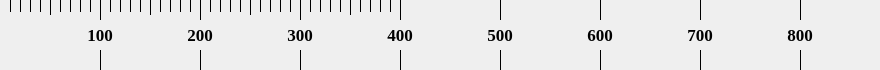
<?xml version="1.0" encoding="UTF-8"?>
<ui version="4.0">
 <class>Ruler</class>
 <widget class="QWidget" name="Ruler">
  <property name="geometry">
   <rect>
    <x>0</x>
    <y>0</y>
    <width>880</width>
    <height>70</height>
   </rect>
  </property>
  <property name="windowTitle">
   <string>Form</string>
  </property>
  <widget class="Line" name="line_100">
   <property name="geometry">
    <rect>
     <x>99</x>
     <y>0</y>
     <width>3</width>
     <height>20</height>
    </rect>
   </property>
   <property name="frameShadow">
    <enum>QFrame::Plain</enum>
   </property>
   <property name="orientation">
    <enum>Qt::Vertical</enum>
   </property>
  </widget>
  <widget class="Line" name="line_200">
   <property name="geometry">
    <rect>
     <x>199</x>
     <y>0</y>
     <width>3</width>
     <height>20</height>
    </rect>
   </property>
   <property name="frameShadow">
    <enum>QFrame::Plain</enum>
   </property>
   <property name="orientation">
    <enum>Qt::Vertical</enum>
   </property>
  </widget>
  <widget class="Line" name="line_300">
   <property name="geometry">
    <rect>
     <x>299</x>
     <y>0</y>
     <width>3</width>
     <height>20</height>
    </rect>
   </property>
   <property name="frameShadow">
    <enum>QFrame::Plain</enum>
   </property>
   <property name="orientation">
    <enum>Qt::Vertical</enum>
   </property>
  </widget>
  <widget class="Line" name="line_400">
   <property name="geometry">
    <rect>
     <x>399</x>
     <y>0</y>
     <width>3</width>
     <height>20</height>
    </rect>
   </property>
   <property name="frameShadow">
    <enum>QFrame::Plain</enum>
   </property>
   <property name="orientation">
    <enum>Qt::Vertical</enum>
   </property>
  </widget>
  <widget class="Line" name="line_500">
   <property name="geometry">
    <rect>
     <x>499</x>
     <y>0</y>
     <width>3</width>
     <height>20</height>
    </rect>
   </property>
   <property name="frameShadow">
    <enum>QFrame::Plain</enum>
   </property>
   <property name="orientation">
    <enum>Qt::Vertical</enum>
   </property>
  </widget>
  <widget class="Line" name="line_600">
   <property name="geometry">
    <rect>
     <x>599</x>
     <y>0</y>
     <width>3</width>
     <height>20</height>
    </rect>
   </property>
   <property name="frameShadow">
    <enum>QFrame::Plain</enum>
   </property>
   <property name="orientation">
    <enum>Qt::Vertical</enum>
   </property>
  </widget>
  <widget class="Line" name="line_700">
   <property name="geometry">
    <rect>
     <x>699</x>
     <y>0</y>
     <width>3</width>
     <height>20</height>
    </rect>
   </property>
   <property name="frameShadow">
    <enum>QFrame::Plain</enum>
   </property>
   <property name="orientation">
    <enum>Qt::Vertical</enum>
   </property>
  </widget>
  <widget class="QLabel" name="label">
   <property name="geometry">
    <rect>
     <x>80</x>
     <y>28</y>
     <width>40</width>
     <height>13</height>
    </rect>
   </property>
   <property name="font">
    <font>
     <family>Times New Roman</family>
     <pointsize>13</pointsize>
     <weight>75</weight>
     <bold>true</bold>
    </font>
   </property>
   <property name="text">
    <string>100</string>
   </property>
   <property name="alignment">
    <set>Qt::AlignCenter</set>
   </property>
  </widget>
  <widget class="QLabel" name="label_2">
   <property name="geometry">
    <rect>
     <x>180</x>
     <y>28</y>
     <width>40</width>
     <height>13</height>
    </rect>
   </property>
   <property name="font">
    <font>
     <family>Times New Roman</family>
     <pointsize>13</pointsize>
     <weight>75</weight>
     <bold>true</bold>
    </font>
   </property>
   <property name="text">
    <string>200</string>
   </property>
   <property name="alignment">
    <set>Qt::AlignCenter</set>
   </property>
  </widget>
  <widget class="QLabel" name="label_3">
   <property name="geometry">
    <rect>
     <x>280</x>
     <y>28</y>
     <width>40</width>
     <height>13</height>
    </rect>
   </property>
   <property name="font">
    <font>
     <family>Times New Roman</family>
     <pointsize>13</pointsize>
     <weight>75</weight>
     <bold>true</bold>
    </font>
   </property>
   <property name="text">
    <string>300</string>
   </property>
   <property name="alignment">
    <set>Qt::AlignCenter</set>
   </property>
  </widget>
  <widget class="QLabel" name="label_4">
   <property name="geometry">
    <rect>
     <x>380</x>
     <y>28</y>
     <width>40</width>
     <height>13</height>
    </rect>
   </property>
   <property name="font">
    <font>
     <family>Times New Roman</family>
     <pointsize>13</pointsize>
     <weight>75</weight>
     <bold>true</bold>
    </font>
   </property>
   <property name="text">
    <string>400</string>
   </property>
   <property name="alignment">
    <set>Qt::AlignCenter</set>
   </property>
  </widget>
  <widget class="QLabel" name="label_5">
   <property name="geometry">
    <rect>
     <x>480</x>
     <y>28</y>
     <width>40</width>
     <height>13</height>
    </rect>
   </property>
   <property name="font">
    <font>
     <family>Times New Roman</family>
     <pointsize>13</pointsize>
     <weight>75</weight>
     <bold>true</bold>
    </font>
   </property>
   <property name="text">
    <string>500</string>
   </property>
   <property name="alignment">
    <set>Qt::AlignCenter</set>
   </property>
  </widget>
  <widget class="QLabel" name="label_6">
   <property name="geometry">
    <rect>
     <x>580</x>
     <y>28</y>
     <width>40</width>
     <height>13</height>
    </rect>
   </property>
   <property name="font">
    <font>
     <family>Times New Roman</family>
     <pointsize>13</pointsize>
     <weight>75</weight>
     <bold>true</bold>
    </font>
   </property>
   <property name="text">
    <string>600</string>
   </property>
   <property name="alignment">
    <set>Qt::AlignCenter</set>
   </property>
  </widget>
  <widget class="QLabel" name="label_7">
   <property name="geometry">
    <rect>
     <x>680</x>
     <y>28</y>
     <width>40</width>
     <height>13</height>
    </rect>
   </property>
   <property name="font">
    <font>
     <family>Times New Roman</family>
     <pointsize>13</pointsize>
     <weight>75</weight>
     <bold>true</bold>
    </font>
   </property>
   <property name="text">
    <string>700</string>
   </property>
   <property name="alignment">
    <set>Qt::AlignCenter</set>
   </property>
  </widget>
  <widget class="QLabel" name="label_8">
   <property name="geometry">
    <rect>
     <x>0</x>
     <y>0</y>
     <width>880</width>
     <height>70</height>
    </rect>
   </property>
   <property name="text">
    <string/>
   </property>
   <property name="pixmap">
    <pixmap>../../Graphics/ruler.png</pixmap>
   </property>
   <property name="scaledContents">
    <bool>true</bool>
   </property>
  </widget>
  <widget class="Line" name="line_800">
   <property name="geometry">
    <rect>
     <x>799</x>
     <y>0</y>
     <width>3</width>
     <height>20</height>
    </rect>
   </property>
   <property name="frameShadow">
    <enum>QFrame::Plain</enum>
   </property>
   <property name="orientation">
    <enum>Qt::Vertical</enum>
   </property>
  </widget>
  <widget class="QLabel" name="label_9">
   <property name="geometry">
    <rect>
     <x>780</x>
     <y>28</y>
     <width>40</width>
     <height>13</height>
    </rect>
   </property>
   <property name="font">
    <font>
     <family>Times New Roman</family>
     <pointsize>13</pointsize>
     <weight>75</weight>
     <bold>true</bold>
    </font>
   </property>
   <property name="text">
    <string>800</string>
   </property>
   <property name="alignment">
    <set>Qt::AlignCenter</set>
   </property>
  </widget>
  <widget class="Line" name="line_100_1">
   <property name="geometry">
    <rect>
     <x>99</x>
     <y>50</y>
     <width>3</width>
     <height>20</height>
    </rect>
   </property>
   <property name="frameShadow">
    <enum>QFrame::Plain</enum>
   </property>
   <property name="orientation">
    <enum>Qt::Vertical</enum>
   </property>
  </widget>
  <widget class="Line" name="line_200_1">
   <property name="geometry">
    <rect>
     <x>199</x>
     <y>50</y>
     <width>3</width>
     <height>20</height>
    </rect>
   </property>
   <property name="frameShadow">
    <enum>QFrame::Plain</enum>
   </property>
   <property name="orientation">
    <enum>Qt::Vertical</enum>
   </property>
  </widget>
  <widget class="Line" name="line_300_1">
   <property name="geometry">
    <rect>
     <x>299</x>
     <y>50</y>
     <width>3</width>
     <height>20</height>
    </rect>
   </property>
   <property name="frameShadow">
    <enum>QFrame::Plain</enum>
   </property>
   <property name="orientation">
    <enum>Qt::Vertical</enum>
   </property>
  </widget>
  <widget class="Line" name="line_400_1">
   <property name="geometry">
    <rect>
     <x>399</x>
     <y>50</y>
     <width>3</width>
     <height>20</height>
    </rect>
   </property>
   <property name="frameShadow">
    <enum>QFrame::Plain</enum>
   </property>
   <property name="orientation">
    <enum>Qt::Vertical</enum>
   </property>
  </widget>
  <widget class="Line" name="line_500_1">
   <property name="geometry">
    <rect>
     <x>499</x>
     <y>50</y>
     <width>3</width>
     <height>20</height>
    </rect>
   </property>
   <property name="frameShadow">
    <enum>QFrame::Plain</enum>
   </property>
   <property name="orientation">
    <enum>Qt::Vertical</enum>
   </property>
  </widget>
  <widget class="Line" name="line_600_1">
   <property name="geometry">
    <rect>
     <x>599</x>
     <y>50</y>
     <width>3</width>
     <height>20</height>
    </rect>
   </property>
   <property name="frameShadow">
    <enum>QFrame::Plain</enum>
   </property>
   <property name="orientation">
    <enum>Qt::Vertical</enum>
   </property>
  </widget>
  <widget class="Line" name="line_700_1">
   <property name="geometry">
    <rect>
     <x>699</x>
     <y>50</y>
     <width>3</width>
     <height>20</height>
    </rect>
   </property>
   <property name="frameShadow">
    <enum>QFrame::Plain</enum>
   </property>
   <property name="orientation">
    <enum>Qt::Vertical</enum>
   </property>
  </widget>
  <widget class="Line" name="line_800_1">
   <property name="geometry">
    <rect>
     <x>799</x>
     <y>50</y>
     <width>3</width>
     <height>20</height>
    </rect>
   </property>
   <property name="frameShadow">
    <enum>QFrame::Plain</enum>
   </property>
   <property name="orientation">
    <enum>Qt::Vertical</enum>
   </property>
  </widget>
  <widget class="QWidget" name="widget_000" native="true">
   <property name="geometry">
    <rect>
     <x>0</x>
     <y>0</y>
     <width>100</width>
     <height>20</height>
    </rect>
   </property>
   <widget class="Line" name="line_20">
    <property name="geometry">
     <rect>
      <x>19</x>
      <y>0</y>
      <width>3</width>
      <height>12</height>
     </rect>
    </property>
    <property name="frameShadow">
     <enum>QFrame::Plain</enum>
    </property>
    <property name="orientation">
     <enum>Qt::Vertical</enum>
    </property>
   </widget>
   <widget class="Line" name="line_30">
    <property name="geometry">
     <rect>
      <x>29</x>
      <y>0</y>
      <width>3</width>
      <height>12</height>
     </rect>
    </property>
    <property name="frameShadow">
     <enum>QFrame::Plain</enum>
    </property>
    <property name="orientation">
     <enum>Qt::Vertical</enum>
    </property>
   </widget>
   <widget class="Line" name="line_40">
    <property name="geometry">
     <rect>
      <x>39</x>
      <y>0</y>
      <width>3</width>
      <height>12</height>
     </rect>
    </property>
    <property name="frameShadow">
     <enum>QFrame::Plain</enum>
    </property>
    <property name="orientation">
     <enum>Qt::Vertical</enum>
    </property>
   </widget>
   <widget class="Line" name="line_50">
    <property name="geometry">
     <rect>
      <x>49</x>
      <y>0</y>
      <width>3</width>
      <height>15</height>
     </rect>
    </property>
    <property name="frameShadow">
     <enum>QFrame::Plain</enum>
    </property>
    <property name="orientation">
     <enum>Qt::Vertical</enum>
    </property>
   </widget>
   <widget class="Line" name="line_60">
    <property name="geometry">
     <rect>
      <x>59</x>
      <y>0</y>
      <width>3</width>
      <height>12</height>
     </rect>
    </property>
    <property name="frameShadow">
     <enum>QFrame::Plain</enum>
    </property>
    <property name="orientation">
     <enum>Qt::Vertical</enum>
    </property>
   </widget>
   <widget class="Line" name="line_70">
    <property name="geometry">
     <rect>
      <x>69</x>
      <y>0</y>
      <width>3</width>
      <height>12</height>
     </rect>
    </property>
    <property name="frameShadow">
     <enum>QFrame::Plain</enum>
    </property>
    <property name="orientation">
     <enum>Qt::Vertical</enum>
    </property>
   </widget>
   <widget class="Line" name="line_80">
    <property name="geometry">
     <rect>
      <x>79</x>
      <y>0</y>
      <width>3</width>
      <height>12</height>
     </rect>
    </property>
    <property name="frameShadow">
     <enum>QFrame::Plain</enum>
    </property>
    <property name="orientation">
     <enum>Qt::Vertical</enum>
    </property>
   </widget>
   <widget class="Line" name="line_90">
    <property name="geometry">
     <rect>
      <x>89</x>
      <y>0</y>
      <width>3</width>
      <height>12</height>
     </rect>
    </property>
    <property name="frameShadow">
     <enum>QFrame::Plain</enum>
    </property>
    <property name="orientation">
     <enum>Qt::Vertical</enum>
    </property>
   </widget>
   <widget class="Line" name="line_10">
    <property name="geometry">
     <rect>
      <x>9</x>
      <y>0</y>
      <width>3</width>
      <height>12</height>
     </rect>
    </property>
    <property name="frameShadow">
     <enum>QFrame::Plain</enum>
    </property>
    <property name="orientation">
     <enum>Qt::Vertical</enum>
    </property>
   </widget>
  </widget>
  <widget class="QWidget" name="widget_100" native="true">
   <property name="geometry">
    <rect>
     <x>100</x>
     <y>0</y>
     <width>100</width>
     <height>20</height>
    </rect>
   </property>
   <widget class="Line" name="line_21">
    <property name="geometry">
     <rect>
      <x>19</x>
      <y>0</y>
      <width>3</width>
      <height>12</height>
     </rect>
    </property>
    <property name="frameShadow">
     <enum>QFrame::Plain</enum>
    </property>
    <property name="orientation">
     <enum>Qt::Vertical</enum>
    </property>
   </widget>
   <widget class="Line" name="line_31">
    <property name="geometry">
     <rect>
      <x>29</x>
      <y>0</y>
      <width>3</width>
      <height>12</height>
     </rect>
    </property>
    <property name="frameShadow">
     <enum>QFrame::Plain</enum>
    </property>
    <property name="orientation">
     <enum>Qt::Vertical</enum>
    </property>
   </widget>
   <widget class="Line" name="line_41">
    <property name="geometry">
     <rect>
      <x>39</x>
      <y>0</y>
      <width>3</width>
      <height>12</height>
     </rect>
    </property>
    <property name="frameShadow">
     <enum>QFrame::Plain</enum>
    </property>
    <property name="orientation">
     <enum>Qt::Vertical</enum>
    </property>
   </widget>
   <widget class="Line" name="line_51">
    <property name="geometry">
     <rect>
      <x>49</x>
      <y>0</y>
      <width>3</width>
      <height>15</height>
     </rect>
    </property>
    <property name="frameShadow">
     <enum>QFrame::Plain</enum>
    </property>
    <property name="orientation">
     <enum>Qt::Vertical</enum>
    </property>
   </widget>
   <widget class="Line" name="line_61">
    <property name="geometry">
     <rect>
      <x>59</x>
      <y>0</y>
      <width>3</width>
      <height>12</height>
     </rect>
    </property>
    <property name="frameShadow">
     <enum>QFrame::Plain</enum>
    </property>
    <property name="orientation">
     <enum>Qt::Vertical</enum>
    </property>
   </widget>
   <widget class="Line" name="line_71">
    <property name="geometry">
     <rect>
      <x>69</x>
      <y>0</y>
      <width>3</width>
      <height>12</height>
     </rect>
    </property>
    <property name="frameShadow">
     <enum>QFrame::Plain</enum>
    </property>
    <property name="orientation">
     <enum>Qt::Vertical</enum>
    </property>
   </widget>
   <widget class="Line" name="line_81">
    <property name="geometry">
     <rect>
      <x>79</x>
      <y>0</y>
      <width>3</width>
      <height>12</height>
     </rect>
    </property>
    <property name="frameShadow">
     <enum>QFrame::Plain</enum>
    </property>
    <property name="orientation">
     <enum>Qt::Vertical</enum>
    </property>
   </widget>
   <widget class="Line" name="line_91">
    <property name="geometry">
     <rect>
      <x>89</x>
      <y>0</y>
      <width>3</width>
      <height>12</height>
     </rect>
    </property>
    <property name="frameShadow">
     <enum>QFrame::Plain</enum>
    </property>
    <property name="orientation">
     <enum>Qt::Vertical</enum>
    </property>
   </widget>
   <widget class="Line" name="line_11">
    <property name="geometry">
     <rect>
      <x>9</x>
      <y>0</y>
      <width>3</width>
      <height>12</height>
     </rect>
    </property>
    <property name="frameShadow">
     <enum>QFrame::Plain</enum>
    </property>
    <property name="orientation">
     <enum>Qt::Vertical</enum>
    </property>
   </widget>
  </widget>
  <widget class="QWidget" name="widget_200" native="true">
   <property name="geometry">
    <rect>
     <x>200</x>
     <y>0</y>
     <width>100</width>
     <height>20</height>
    </rect>
   </property>
   <widget class="Line" name="line_22">
    <property name="geometry">
     <rect>
      <x>19</x>
      <y>0</y>
      <width>3</width>
      <height>12</height>
     </rect>
    </property>
    <property name="frameShadow">
     <enum>QFrame::Plain</enum>
    </property>
    <property name="orientation">
     <enum>Qt::Vertical</enum>
    </property>
   </widget>
   <widget class="Line" name="line_32">
    <property name="geometry">
     <rect>
      <x>29</x>
      <y>0</y>
      <width>3</width>
      <height>12</height>
     </rect>
    </property>
    <property name="frameShadow">
     <enum>QFrame::Plain</enum>
    </property>
    <property name="orientation">
     <enum>Qt::Vertical</enum>
    </property>
   </widget>
   <widget class="Line" name="line_42">
    <property name="geometry">
     <rect>
      <x>39</x>
      <y>0</y>
      <width>3</width>
      <height>12</height>
     </rect>
    </property>
    <property name="frameShadow">
     <enum>QFrame::Plain</enum>
    </property>
    <property name="orientation">
     <enum>Qt::Vertical</enum>
    </property>
   </widget>
   <widget class="Line" name="line_52">
    <property name="geometry">
     <rect>
      <x>49</x>
      <y>0</y>
      <width>3</width>
      <height>15</height>
     </rect>
    </property>
    <property name="frameShadow">
     <enum>QFrame::Plain</enum>
    </property>
    <property name="orientation">
     <enum>Qt::Vertical</enum>
    </property>
   </widget>
   <widget class="Line" name="line_62">
    <property name="geometry">
     <rect>
      <x>59</x>
      <y>0</y>
      <width>3</width>
      <height>12</height>
     </rect>
    </property>
    <property name="frameShadow">
     <enum>QFrame::Plain</enum>
    </property>
    <property name="orientation">
     <enum>Qt::Vertical</enum>
    </property>
   </widget>
   <widget class="Line" name="line_72">
    <property name="geometry">
     <rect>
      <x>69</x>
      <y>0</y>
      <width>3</width>
      <height>12</height>
     </rect>
    </property>
    <property name="frameShadow">
     <enum>QFrame::Plain</enum>
    </property>
    <property name="orientation">
     <enum>Qt::Vertical</enum>
    </property>
   </widget>
   <widget class="Line" name="line_82">
    <property name="geometry">
     <rect>
      <x>79</x>
      <y>0</y>
      <width>3</width>
      <height>12</height>
     </rect>
    </property>
    <property name="frameShadow">
     <enum>QFrame::Plain</enum>
    </property>
    <property name="orientation">
     <enum>Qt::Vertical</enum>
    </property>
   </widget>
   <widget class="Line" name="line_92">
    <property name="geometry">
     <rect>
      <x>89</x>
      <y>0</y>
      <width>3</width>
      <height>12</height>
     </rect>
    </property>
    <property name="frameShadow">
     <enum>QFrame::Plain</enum>
    </property>
    <property name="orientation">
     <enum>Qt::Vertical</enum>
    </property>
   </widget>
   <widget class="Line" name="line_12">
    <property name="geometry">
     <rect>
      <x>9</x>
      <y>0</y>
      <width>3</width>
      <height>12</height>
     </rect>
    </property>
    <property name="frameShadow">
     <enum>QFrame::Plain</enum>
    </property>
    <property name="orientation">
     <enum>Qt::Vertical</enum>
    </property>
   </widget>
  </widget>
  <widget class="QWidget" name="widget_300" native="true">
   <property name="geometry">
    <rect>
     <x>300</x>
     <y>0</y>
     <width>100</width>
     <height>20</height>
    </rect>
   </property>
   <widget class="Line" name="line_23">
    <property name="geometry">
     <rect>
      <x>19</x>
      <y>0</y>
      <width>3</width>
      <height>12</height>
     </rect>
    </property>
    <property name="frameShadow">
     <enum>QFrame::Plain</enum>
    </property>
    <property name="orientation">
     <enum>Qt::Vertical</enum>
    </property>
   </widget>
   <widget class="Line" name="line_33">
    <property name="geometry">
     <rect>
      <x>29</x>
      <y>0</y>
      <width>3</width>
      <height>12</height>
     </rect>
    </property>
    <property name="frameShadow">
     <enum>QFrame::Plain</enum>
    </property>
    <property name="orientation">
     <enum>Qt::Vertical</enum>
    </property>
   </widget>
   <widget class="Line" name="line_43">
    <property name="geometry">
     <rect>
      <x>39</x>
      <y>0</y>
      <width>3</width>
      <height>12</height>
     </rect>
    </property>
    <property name="frameShadow">
     <enum>QFrame::Plain</enum>
    </property>
    <property name="orientation">
     <enum>Qt::Vertical</enum>
    </property>
   </widget>
   <widget class="Line" name="line_53">
    <property name="geometry">
     <rect>
      <x>49</x>
      <y>0</y>
      <width>3</width>
      <height>15</height>
     </rect>
    </property>
    <property name="frameShadow">
     <enum>QFrame::Plain</enum>
    </property>
    <property name="orientation">
     <enum>Qt::Vertical</enum>
    </property>
   </widget>
   <widget class="Line" name="line_63">
    <property name="geometry">
     <rect>
      <x>59</x>
      <y>0</y>
      <width>3</width>
      <height>12</height>
     </rect>
    </property>
    <property name="frameShadow">
     <enum>QFrame::Plain</enum>
    </property>
    <property name="orientation">
     <enum>Qt::Vertical</enum>
    </property>
   </widget>
   <widget class="Line" name="line_73">
    <property name="geometry">
     <rect>
      <x>69</x>
      <y>0</y>
      <width>3</width>
      <height>12</height>
     </rect>
    </property>
    <property name="frameShadow">
     <enum>QFrame::Plain</enum>
    </property>
    <property name="orientation">
     <enum>Qt::Vertical</enum>
    </property>
   </widget>
   <widget class="Line" name="line_83">
    <property name="geometry">
     <rect>
      <x>79</x>
      <y>0</y>
      <width>3</width>
      <height>12</height>
     </rect>
    </property>
    <property name="frameShadow">
     <enum>QFrame::Plain</enum>
    </property>
    <property name="orientation">
     <enum>Qt::Vertical</enum>
    </property>
   </widget>
   <widget class="Line" name="line_93">
    <property name="geometry">
     <rect>
      <x>89</x>
      <y>0</y>
      <width>3</width>
      <height>12</height>
     </rect>
    </property>
    <property name="frameShadow">
     <enum>QFrame::Plain</enum>
    </property>
    <property name="orientation">
     <enum>Qt::Vertical</enum>
    </property>
   </widget>
   <widget class="Line" name="line_13">
    <property name="geometry">
     <rect>
      <x>9</x>
      <y>0</y>
      <width>3</width>
      <height>12</height>
     </rect>
    </property>
    <property name="frameShadow">
     <enum>QFrame::Plain</enum>
    </property>
    <property name="orientation">
     <enum>Qt::Vertical</enum>
    </property>
   </widget>
  </widget>
  <zorder>label_8</zorder>
  <zorder>line_100</zorder>
  <zorder>line_200</zorder>
  <zorder>line_300</zorder>
  <zorder>line_400</zorder>
  <zorder>line_500</zorder>
  <zorder>line_600</zorder>
  <zorder>line_700</zorder>
  <zorder>label</zorder>
  <zorder>label_2</zorder>
  <zorder>label_3</zorder>
  <zorder>label_4</zorder>
  <zorder>label_5</zorder>
  <zorder>label_6</zorder>
  <zorder>label_7</zorder>
  <zorder>line_800</zorder>
  <zorder>label_9</zorder>
  <zorder>line_100_1</zorder>
  <zorder>line_200_1</zorder>
  <zorder>line_300_1</zorder>
  <zorder>line_400_1</zorder>
  <zorder>line_500_1</zorder>
  <zorder>line_600_1</zorder>
  <zorder>line_700_1</zorder>
  <zorder>line_800_1</zorder>
  <zorder>widget_000</zorder>
  <zorder>widget_100</zorder>
  <zorder>widget_200</zorder>
  <zorder>widget_300</zorder>
 </widget>
 <resources/>
 <connections/>
</ui>
